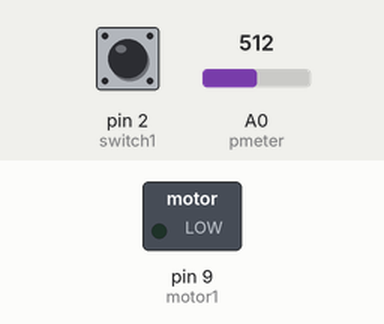
Simulated run of this sketch. Board: Arduino Uno, built with avr-gcc and run on an emulated ATmega328P. Parts: switched loads named in the sketch (green lamp = pin HIGH). Inputs (shaded band) come from the test bench; at power-on: pin 2 (switch1) LOW, A0 (pmeter) = 512.

Above: at 1.2 s.
1.3 s: pin 2 (switch1) pulled HIGH for 0.15 s
At 1.37 s:
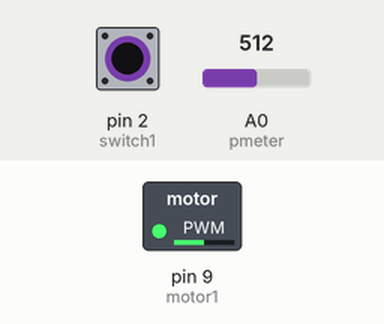
2.9 s: pin 2 (switch1) pulled HIGH for 3.2 s
At 6.9 s:
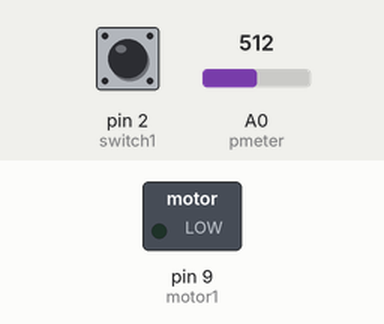
Timing chart, 0 to 8.4 s (numbered marks = the images above; inputs shaded):
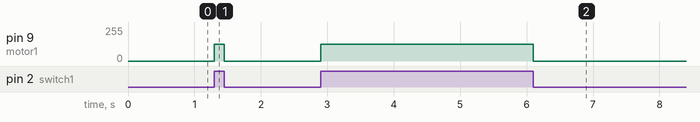

The sketch:

Motorized_Pinwheel.ino
```cpp
// C++ code
//
int switch1 = 2;
int motor1 = 9;
int pmeter = A0;
void setup()
{
  pinMode(motor1, OUTPUT);
  pinMode(pmeter, INPUT);
  pinMode(switch1, INPUT);
}

void loop()
{
  int switch2 = digitalRead(switch1);
  int pmeter2 = analogRead(pmeter);
  int speed = map(pmeter2, 0, 1023, 0, 255);

  //if (switch2 == HIGH){
    //digitalWrite(motor1, HIGH);
  //}
  //else{
    // digitalWrite(motor1, LOW);
  //}

  if(switch2 == 1){
    analogWrite(motor1, speed);
  }
  else{
    analogWrite(motor1, 0);
  }
}
```

Measured:
- after the input at 1.3 s, pin 9 (motor1): 0/255 → 127/255 at once, → 0/255 0.15 s later
- after the input at 2.9 s, pin 9 (motor1): 0/255 → 127/255 at once, → 0/255 3.2 s later
